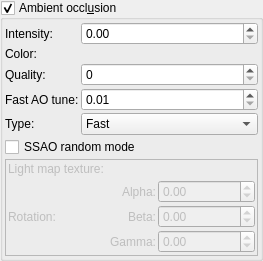
            <widget class="MyGroupBox" name="groupCheck_ambient_occlusion_enabled">
             <property name="toolTip">
              <string>&lt;html&gt;&lt;head/&gt;&lt;body&gt;&lt;p&gt;Settings for scattered light effect&lt;/p&gt;&lt;p&gt;Types of ambient occlusion effect:&lt;/p&gt;&lt;table border="0" style=" margin-top:0px; margin-bottom:0px; margin-left:0px; margin-right:0px;" cellspacing="2" cellpadding="0"&gt;&lt;tr&gt;&lt;td&gt;&lt;p&gt;Screen Space Ambient Occlusion (SSAO)&lt;/p&gt;&lt;/td&gt;&lt;td&gt;&lt;p&gt;Multiple rays&lt;/p&gt;&lt;/td&gt;&lt;td&gt;&lt;p&gt;Fast&lt;/p&gt;&lt;/td&gt;&lt;/tr&gt;&lt;tr&gt;&lt;td&gt;&lt;p&gt;&lt;img src=":/tooltips/tooltips_images/image - shader - ambient occlusion 1.0.jpg"/&gt;&lt;/p&gt;&lt;/td&gt;&lt;td&gt;&lt;p&gt;&lt;img src=":/tooltips/tooltips_images/image - shader - ambient occlusion high quality.jpg"/&gt;&lt;/p&gt;&lt;/td&gt;&lt;td&gt;&lt;p&gt;&lt;img src=":/tooltips/tooltips_images/image - shader - ambient occlusion fast mode.jpg"/&gt;&lt;/p&gt;&lt;/td&gt;&lt;/tr&gt;&lt;/table&gt;&lt;p&gt;&lt;br/&gt;&lt;/p&gt;&lt;p&gt;&lt;span style=" font-weight:600;"&gt;SSAO&lt;/span&gt; - relatively fast post-effect based on z-Buffer&lt;br/&gt;note: using SSAO prevents one-pass anaglyph rendering&lt;/p&gt;&lt;p&gt;&lt;span style=" font-weight:600;"&gt;Multiple rays&lt;/span&gt; - based on calculation of rays in different directions. It uses texture to create colored light map. This effect slows down rendering.&lt;/p&gt;&lt;p&gt;&lt;span style=" font-weight:600;"&gt;Fast&lt;/span&gt; - simple and fast method to calculate scattered light effect. This the least accurate effect.&lt;/p&gt;&lt;/body&gt;&lt;/html&gt;</string>
             </property>
             <property name="title">
              <string>Ambient occl&amp;usion</string>
             </property>
             <property name="checkable">
              <bool>true</bool>
             </property>
             <layout class="QVBoxLayout" name="verticalLayout_69">
              <property name="spacing">
               <number>2</number>
              </property>
              <property name="leftMargin">
               <number>2</number>
              </property>
              <property name="topMargin">
               <number>2</number>
              </property>
              <property name="rightMargin">
               <number>2</number>
              </property>
              <property name="bottomMargin">
               <number>2</number>
              </property>
              <item>
               <layout class="QGridLayout" name="gridLayout_33">
                <property name="spacing">
                 <number>2</number>
                </property>
                <item row="2" column="0">
                 <widget class="QLabel" name="label_103">
                  <property name="text">
                   <string>Quality:</string>
                  </property>
                 </widget>
                </item>
                <item row="4" column="0">
                 <widget class="QLabel" name="label_127">
                  <property name="text">
                   <string>Type:</string>
                  </property>
                 </widget>
                </item>
                <item row="2" column="2">
                 <widget class="MySpinBox" name="spinboxInt_ambient_occlusion_quality">
                  <property name="sizePolicy">
                   <sizepolicy hsizetype="Minimum" vsizetype="Maximum">
                    <horstretch>0</horstretch>
                    <verstretch>0</verstretch>
                   </sizepolicy>
                  </property>
                  <property name="toolTip">
                   <string>&lt;html&gt;&lt;head/&gt;&lt;body&gt;&lt;p&gt;Quality of ambient occlusion effect. Higher quality increases rendering time.&lt;/p&gt;&lt;/body&gt;&lt;/html&gt;</string>
                  </property>
                  <property name="maximum">
                   <number>30</number>
                  </property>
                 </widget>
                </item>
                <item row="3" column="2">
                 <widget class="MyDoubleSpinBox" name="spinbox_ambient_occlusion_fast_tune">
                  <property name="sizePolicy">
                   <sizepolicy hsizetype="Minimum" vsizetype="Maximum">
                    <horstretch>0</horstretch>
                    <verstretch>0</verstretch>
                   </sizepolicy>
                  </property>
                  <property name="toolTip">
                   <string>&lt;html&gt;&lt;head/&gt;&lt;body&gt;&lt;p&gt;This parameter controls brightness of fast ambient occlusion effect.&lt;/p&gt;&lt;/body&gt;&lt;/html&gt;</string>
                  </property>
                  <property name="prefix">
                   <string></string>
                  </property>
                  <property name="suffix">
                   <string></string>
                  </property>
                  <property name="decimals">
                   <number>2</number>
                  </property>
                  <property name="minimum">
                   <double>0.010000000000000</double>
                  </property>
                  <property name="maximum">
                   <double>10.000000000000000</double>
                  </property>
                  <property name="singleStep">
                   <double>0.100000000000000</double>
                  </property>
                 </widget>
                </item>
                <item row="3" column="0">
                 <widget class="QLabel" name="label_132">
                  <property name="text">
                   <string>Fast AO tune:</string>
                  </property>
                 </widget>
                </item>
                <item row="0" column="0">
                 <widget class="QLabel" name="label_68">
                  <property name="text">
                   <string>Intensity:</string>
                  </property>
                 </widget>
                </item>
                <item row="0" column="2">
                 <widget class="MyDoubleSpinBox" name="spinbox_ambient_occlusion">
                  <property name="sizePolicy">
                   <sizepolicy hsizetype="Minimum" vsizetype="Maximum">
                    <horstretch>0</horstretch>
                    <verstretch>0</verstretch>
                   </sizepolicy>
                  </property>
                  <property name="toolTip">
                   <string>&lt;html&gt;&lt;head/&gt;&lt;body&gt;&lt;p&gt;Intensity of scattered light&lt;/p&gt;&lt;p&gt;example of effect:&lt;/p&gt;&lt;p&gt;&lt;img src=":/tooltips/tooltips_images/image - shader - ambient occlusion 1.0.jpg"/&gt;&lt;br/&gt;&lt;/p&gt;&lt;/body&gt;&lt;/html&gt;</string>
                  </property>
                  <property name="prefix">
                   <string></string>
                  </property>
                  <property name="suffix">
                   <string></string>
                  </property>
                  <property name="decimals">
                   <number>2</number>
                  </property>
                  <property name="maximum">
                   <double>1000.000000000000000</double>
                  </property>
                  <property name="singleStep">
                   <double>0.100000000000000</double>
                  </property>
                 </widget>
                </item>
                <item row="4" column="2">
                 <widget class="MyComboBox" name="comboBox_ambient_occlusion_mode">
                  <property name="sizePolicy">
                   <sizepolicy hsizetype="Preferred" vsizetype="Maximum">
                    <horstretch>0</horstretch>
                    <verstretch>0</verstretch>
                   </sizepolicy>
                  </property>
                  <property name="toolTip">
                   <string>&lt;html&gt;&lt;head/&gt;&lt;body&gt;&lt;p&gt;Selection of method to calculate ambient occlusion effect.&lt;br/&gt;Do not use SSAO method with Monte Carlo option.&lt;/p&gt;&lt;/body&gt;&lt;/html&gt;</string>
                  </property>
                  <item>
                   <property name="text">
                    <string>Fast</string>
                   </property>
                  </item>
                  <item>
                   <property name="text">
                    <string>Multiple rays with light map</string>
                   </property>
                  </item>
                  <item>
                   <property name="text">
                    <string>Screen space</string>
                   </property>
                  </item>
                 </widget>
                </item>
                <item row="1" column="2">
                 <widget class="MyColorButton" name="colorButton_ambient_occlusion_color" native="true">
                  <property name="minimumSize">
                   <size>
                    <width>0</width>
                    <height>0</height>
                   </size>
                  </property>
                  <property name="toolTip">
                   <string>&lt;html&gt;&lt;head/&gt;&lt;body&gt;&lt;p&gt;Color of light source&lt;/p&gt;&lt;/body&gt;&lt;/html&gt;</string>
                  </property>
                  <property name="text" stdset="0">
                   <string>PushButton</string>
                  </property>
                 </widget>
                </item>
                <item row="1" column="0">
                 <widget class="QLabel" name="label_71">
                  <property name="text">
                   <string>Color:</string>
                  </property>
                 </widget>
                </item>
               </layout>
              </item>
              <item>
               <widget class="MyCheckBox" name="checkBox_SSAO_random_mode">
                <property name="sizePolicy">
                 <sizepolicy hsizetype="Minimum" vsizetype="Maximum">
                  <horstretch>0</horstretch>
                  <verstretch>0</verstretch>
                 </sizepolicy>
                </property>
                <property name="toolTip">
                 <string>&lt;html&gt;&lt;head/&gt;&lt;body&gt;&lt;p&gt;Enables random directions of ray vectors&lt;/p&gt;&lt;/body&gt;&lt;/html&gt;</string>
                </property>
                <property name="text">
                 <string>SSAO random mode</string>
                </property>
               </widget>
              </item>
              <item>
               <widget class="QFrame" name="frame_lightmap_texture">
                <property name="enabled">
                 <bool>false</bool>
                </property>
                <property name="frameShape">
                 <enum>QFrame::StyledPanel</enum>
                </property>
                <property name="frameShadow">
                 <enum>QFrame::Raised</enum>
                </property>
                <layout class="QVBoxLayout" name="verticalLayout_138">
                 <property name="spacing">
                  <number>2</number>
                 </property>
                 <property name="leftMargin">
                  <number>2</number>
                 </property>
                 <property name="topMargin">
                  <number>2</number>
                 </property>
                 <property name="rightMargin">
                  <number>2</number>
                 </property>
                 <property name="bottomMargin">
                  <number>2</number>
                 </property>
                 <item>
                  <widget class="QLabel" name="label_171">
                   <property name="text">
                    <string>Light map texture:</string>
                   </property>
                  </widget>
                 </item>
                 <item>
                  <layout class="QGridLayout" name="gridLayout_74">
                   <property name="spacing">
                    <number>2</number>
                   </property>
                   <item row="0" column="1" colspan="2">
                    <widget class="FileSelectWidget" name="text_file_lightmap" native="true">
                     <property name="sizePolicy">
                      <sizepolicy hsizetype="Expanding" vsizetype="Preferred">
                       <horstretch>0</horstretch>
                       <verstretch>0</verstretch>
                      </sizepolicy>
                     </property>
                     <property name="toolTip">
                      <string>&lt;html&gt;&lt;head/&gt;&lt;body&gt;&lt;p&gt;File-path to light map image. For ambient occlusion effect based on multiple rays&lt;/p&gt;&lt;p&gt;To use animated textures (image sequences), replace numbers by '%' symbol. Example: If sequence of images is as showed below: &lt;br/&gt;texture0001.jpg&lt;br/&gt;texture0002.jpg&lt;br/&gt;etc&lt;/p&gt;&lt;p&gt;Then use following file name: texture%%%%.jpg&lt;br/&gt;This tells the program to treat this as not a single image but as a sequence of images with 4 digit index.&lt;/p&gt;&lt;/body&gt;&lt;/html&gt;</string>
                     </property>
                    </widget>
                   </item>
                  </layout>
                 </item>
                 <item>
                  <layout class="QGridLayout" name="gridLayout_23">
                   <property name="spacing">
                    <number>2</number>
                   </property>
                   <item row="1" column="1">
                    <widget class="QLabel" name="label_236">
                     <property name="text">
                      <string>Beta:</string>
                     </property>
                     <property name="alignment">
                      <set>Qt::AlignRight|Qt::AlignTrailing|Qt::AlignVCenter</set>
                     </property>
                    </widget>
                   </item>
                   <item row="0" column="1">
                    <widget class="QLabel" name="label_235">
                     <property name="text">
                      <string>Alpha:</string>
                     </property>
                     <property name="alignment">
                      <set>Qt::AlignRight|Qt::AlignTrailing|Qt::AlignVCenter</set>
                     </property>
                    </widget>
                   </item>
                   <item row="0" column="0" rowspan="3">
                    <widget class="QLabel" name="label_234">
                     <property name="sizePolicy">
                      <sizepolicy hsizetype="Maximum" vsizetype="Preferred">
                       <horstretch>0</horstretch>
                       <verstretch>0</verstretch>
                      </sizepolicy>
                     </property>
                     <property name="text">
                      <string>Rotation:</string>
                     </property>
                    </widget>
                   </item>
                   <item row="2" column="1">
                    <widget class="QLabel" name="label_237">
                     <property name="text">
                      <string>Gamma:</string>
                     </property>
                     <property name="alignment">
                      <set>Qt::AlignRight|Qt::AlignTrailing|Qt::AlignVCenter</set>
                     </property>
                    </widget>
                   </item>
                   <item row="0" column="2">
                    <widget class="MyDoubleSpinBox" name="spinboxd3_ao_light_map_rotation_x">
                     <property name="sizePolicy">
                      <sizepolicy hsizetype="Minimum" vsizetype="Maximum">
                       <horstretch>0</horstretch>
                       <verstretch>0</verstretch>
                      </sizepolicy>
                     </property>
                     <property name="accelerated">
                      <bool>true</bool>
                     </property>
                     <property name="prefix">
                      <string></string>
                     </property>
                     <property name="suffix">
                      <string></string>
                     </property>
                     <property name="decimals">
                      <number>2</number>
                     </property>
                     <property name="minimum">
                      <double>-180.000000000000000</double>
                     </property>
                     <property name="maximum">
                      <double>180.000000000000000</double>
                     </property>
                     <property name="singleStep">
                      <double>1.000000000000000</double>
                     </property>
                    </widget>
                   </item>
                   <item row="1" column="2">
                    <widget class="MyDoubleSpinBox" name="spinboxd3_ao_light_map_rotation_y">
                     <property name="sizePolicy">
                      <sizepolicy hsizetype="Minimum" vsizetype="Maximum">
                       <horstretch>0</horstretch>
                       <verstretch>0</verstretch>
                      </sizepolicy>
                     </property>
                     <property name="accelerated">
                      <bool>true</bool>
                     </property>
                     <property name="prefix">
                      <string></string>
                     </property>
                     <property name="suffix">
                      <string></string>
                     </property>
                     <property name="decimals">
                      <number>2</number>
                     </property>
                     <property name="minimum">
                      <double>-180.000000000000000</double>
                     </property>
                     <property name="maximum">
                      <double>180.000000000000000</double>
                     </property>
                     <property name="singleStep">
                      <double>1.000000000000000</double>
                     </property>
                    </widget>
                   </item>
                   <item row="2" column="2">
                    <widget class="MyDoubleSpinBox" name="spinboxd3_ao_light_map_rotation_z">
                     <property name="sizePolicy">
                      <sizepolicy hsizetype="Minimum" vsizetype="Maximum">
                       <horstretch>0</horstretch>
                       <verstretch>0</verstretch>
                      </sizepolicy>
                     </property>
                     <property name="accelerated">
                      <bool>true</bool>
                     </property>
                     <property name="prefix">
                      <string></string>
                     </property>
                     <property name="suffix">
                      <string></string>
                     </property>
                     <property name="decimals">
                      <number>2</number>
                     </property>
                     <property name="minimum">
                      <double>-180.000000000000000</double>
                     </property>
                     <property name="maximum">
                      <double>180.000000000000000</double>
                     </property>
                     <property name="singleStep">
                      <double>1.000000000000000</double>
                     </property>
                    </widget>
                   </item>
                  </layout>
                 </item>
                </layout>
               </widget>
              </item>
             </layout>
            </widget>
